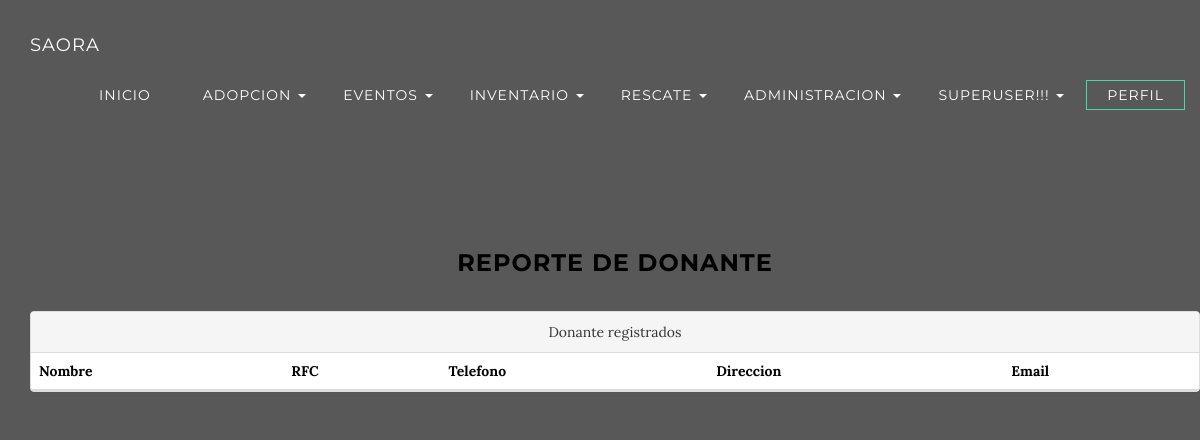
Page /inv/con_donante/ (signed in) on the earlier database version.
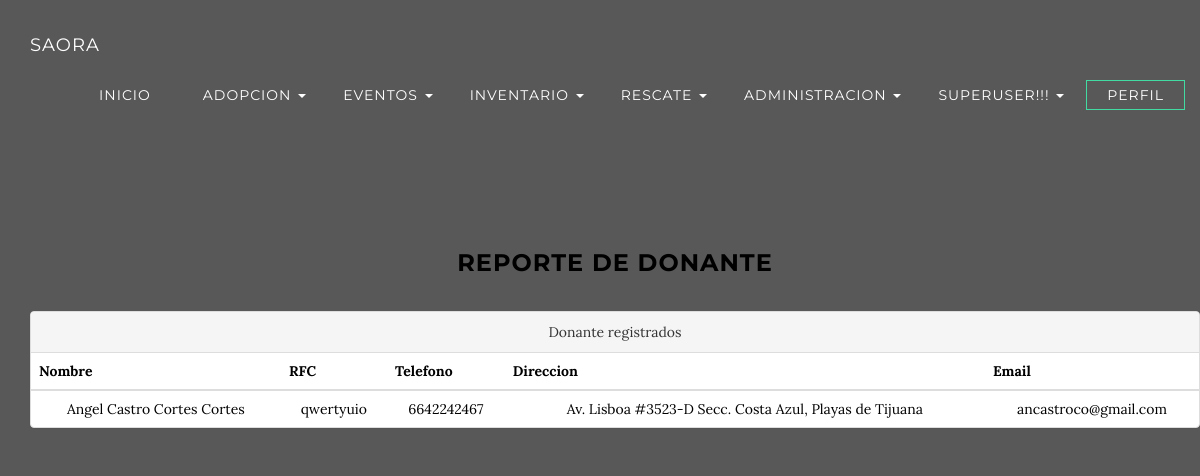
Same page on the later database version.
### SAORA/apps/Inventario/models.py (models this page shows, shortened)
class Donante(models.Model):
	nombre = models.CharField(max_length=25)
	ape_pat = models.CharField(max_length=25)
	ape_mat = models.CharField(max_length=25)
	rfc  = models.CharField(max_length=13)
	tel = models.IntegerField()
	direccion  = models.CharField(max_length=100)
	email = models.CharField(max_length=45)
	ult_act = models.DateField(auto_now_add=True)

### SAORA/apps/Inventario/views.py (the view)
@login_required(login_url='/')
def Con_Donante(request):
    obj = Donante.objects.all()
    ctx = {'mensaje':obj}
    return render(request,'Inventario/con_donante.html',ctx)

### SAORA/templates/Inventario/con_donante.html (shortened to what this page needs)
{% extends "General/base.html"%}
{% block content %}
<section class="container content-section text-center">
	<div class="container">
		<h3>Reporte de donante</h3>
	</div>
	<div class="container">
		<section class="row">
			<div class="panel panel-default">
			<div class="panel-heading">Donante registrados</div>
				<table class="table">
					<thead>
						<tr>
							<th>Nombre</th>
							<th>RFC</th>
							<th>Telefono</th>
              <th>Direccion</th>
              <th>Email</th>
						</tr>
					</thead>
					<tbody>
						{% for item in mensaje %}
							<tr>
								<td> {{item.nombre}} {{item.ape_pat}} {{item.ape_mat}}</td>
								<td> {{item.rfc}} </td>
								<td> {{item.tel}} </td>
                <td>{{item.direccion}}</td>
                <td>{{item.email}}</td>
							</tr>
						{% endfor %}
					</tbody>
				</table>
			</div>
		</section>
	</div>
</section>
{% endblock %}

Differences in the rows shown:
added Donante: nombre "Angel", ape_pat "Castro Cortes", ape_mat "Cortes", rfc "qwertyuio", tel "6642242467", direccion "Av. Lisboa #3523-D Secc. Costa Azul, Playas de Tijuana", email "ancastroco@gmail.com"
